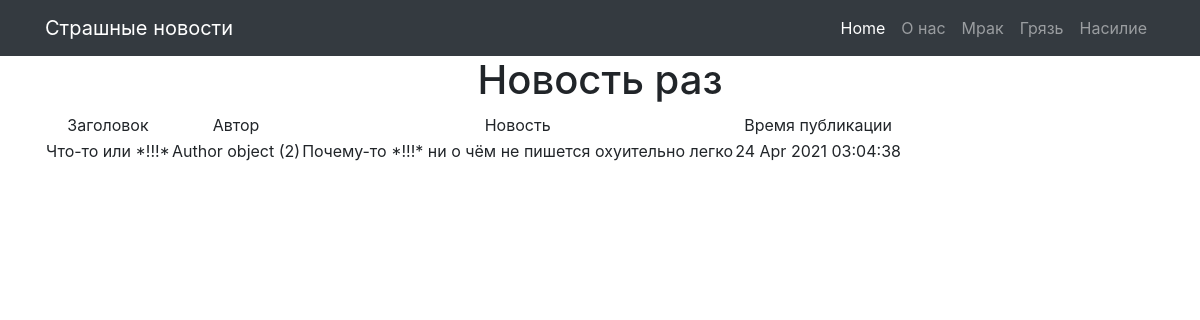
Screenshot of /news/7 with the database file from the repository.
### news/models.py (models this page shows, shortened)
class Post(models.Model):
    NEWS = 'NW'
    ARTICLE = 'AC'
    TYPE = [
        (NEWS, 'Новость'),
        (ARTICLE, 'Статья'),
    ]
    post_auth = models.ForeignKey(Author, on_delete=models.CASCADE)
    post_type = models.CharField(max_length=2, choices=TYPE)
    post_rat = models.IntegerField(default=0)
    post_had = models.CharField(max_length=255)
    post_text = models.TextField(default='')
    post_time = models.DateTimeField(auto_now_add=True)
    post_cat = models.ManyToManyField(Category, through='PostCategory')
    def __str__(self):
        return self.post_had

class Author(models.Model):
    auth_rat = models.IntegerField(default=0)
    auth = models.OneToOneField(django.contrib.auth.get_user_model(), on_delete=models.CASCADE)

### news/views.py (the view)
# urls.py: path('<int:pk>', NewsDetail.as_view()),
class NewsDetail(DetailView):
    model = Post
    template_name = 'newsid.html'
    context_object_name = 'newsid'

### news/templatetags/custom_filters.py (called while the page is built)
@register.filter(name='stop_word')
def stop_word(value: str):
    text = value.split()
    for i in range(len(text)):
        for stop in BAD:
            if text[i].lower().find(stop) >= 0:
                text[i] = '*!!!*'
    return ' '.join(text)

### templates/newsid.html (shortened to what this page needs)
{% extends 'flatpages/default.html' %}
{% load custom_filters %}
{% block content %}
<h1>Новость раз</h1>
{% if newsid %}
      <table>
          <tr>
              <td>
                    Заголовок
              </td>
              <td>
                    Автор
              </td>
              <td>
                    Новость
              </td>
              <td>
                    Время публикации
              </td>
          </tr>
          <tr>
              <td>
                    {{ newsid.post_had|stop_word }}
              </td>
              <td>
                    {{ newsid.post_auth }}
              </td>
              <td>
                    {{ newsid.post_text|stop_word }}
              </td>
              <td>
                    {{ newsid.post_time|date:'d M Y h:m:s' }}
              </tr>
      </table>
  {% else %}
    <h2> Новостей нет! </h2>
  {% endif%}
{% endblock content %}

### rows the page displays
Post: post_had|stop_word "Что-то или *!!!*", post_auth "Author object (2)", post_text|stop_word "Почему-то *!!!* ни о чём не пишется охуительно легко", post_time "24 Apr 2021 03:04:38"
